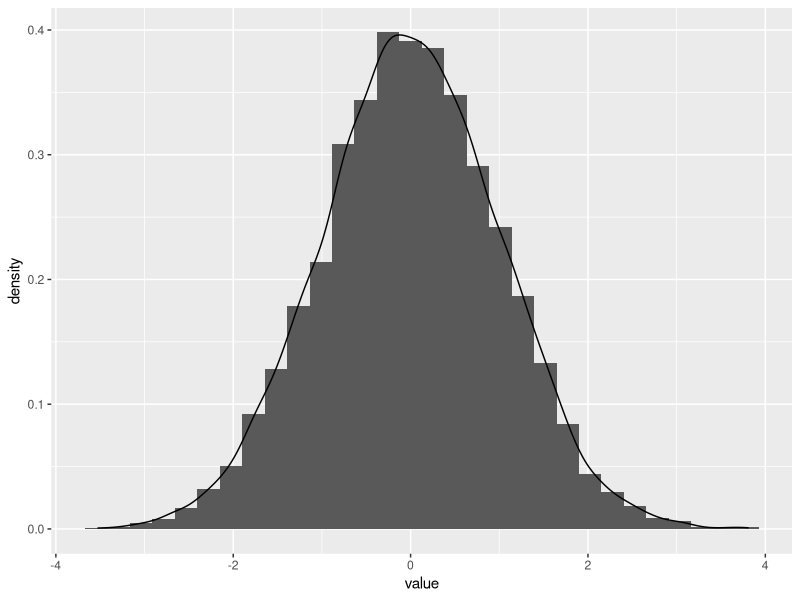
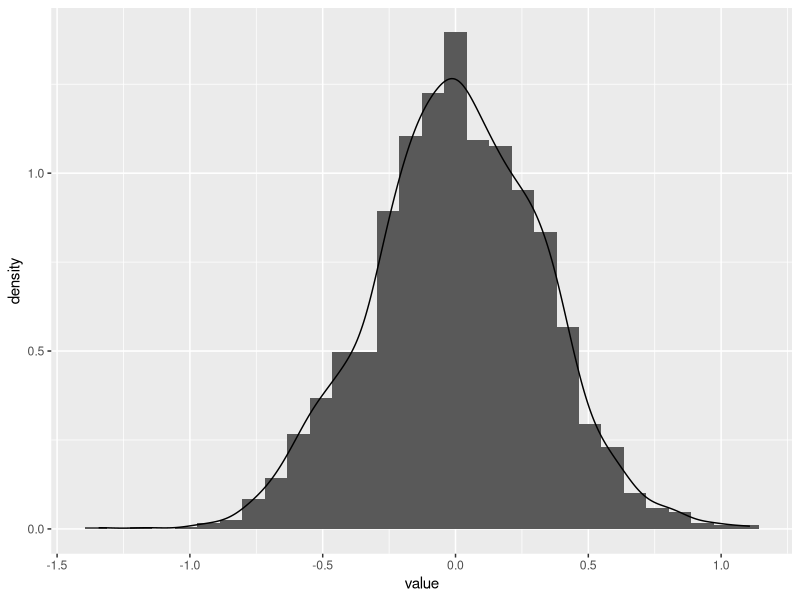
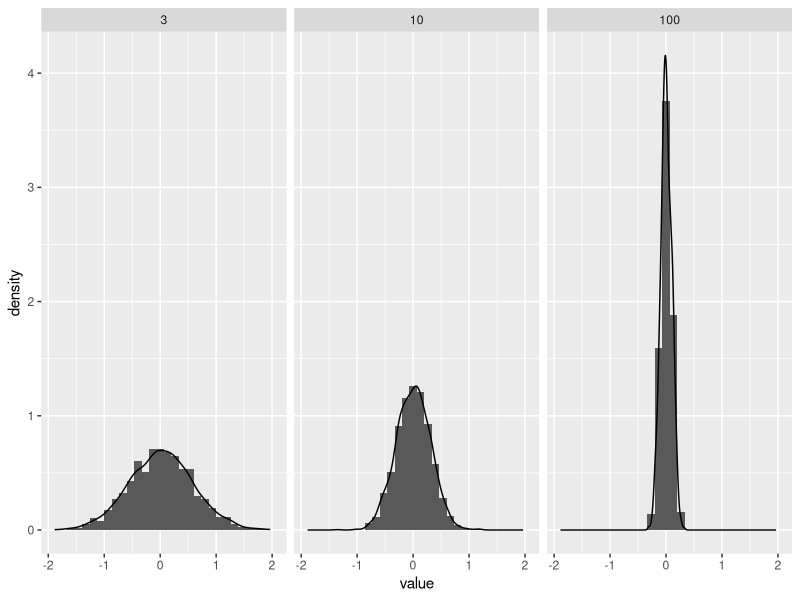
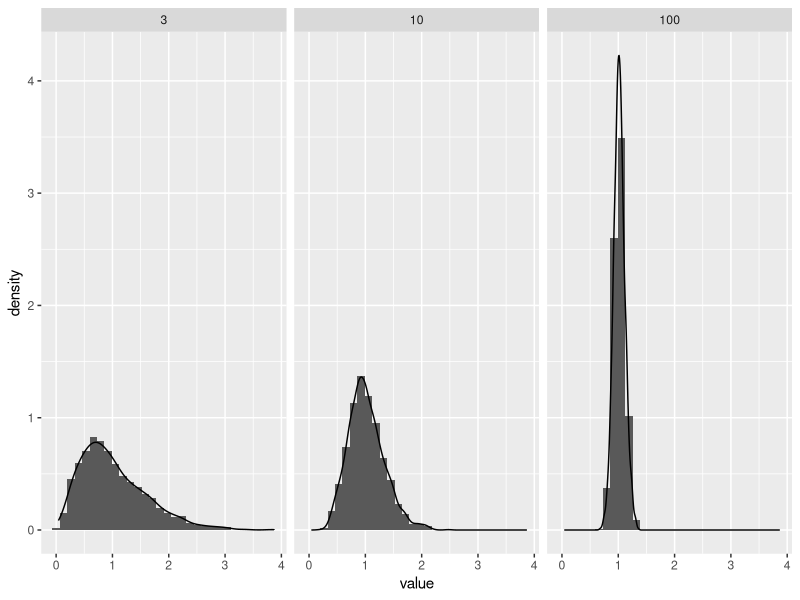
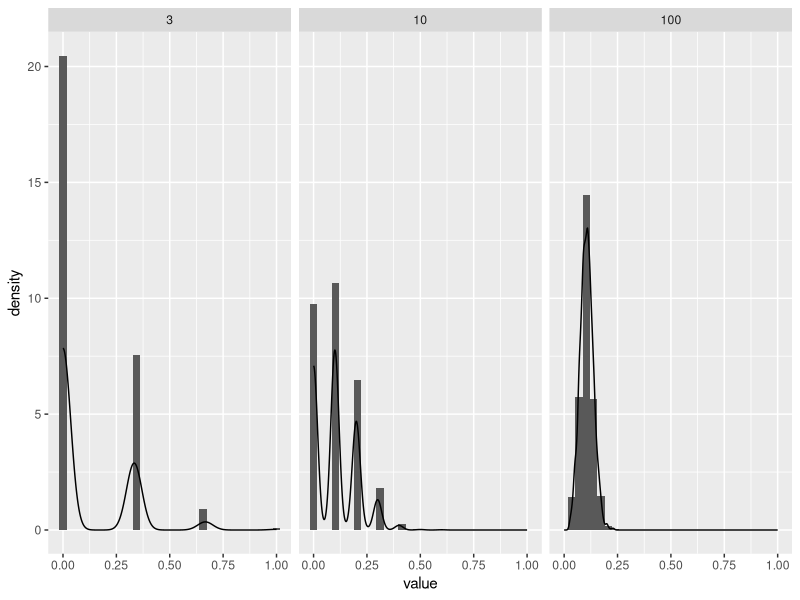

These figures' R source, in order:
## ---- chunk 1
knitr::opts_chunk$set(echo = TRUE)

library(tidyverse)
## ---- chunk 2
v <- seq(from = 1,to = 100,by = 2)
## ---- chunk 3
v <- as_tibble(v)
v <- 
  v %>% 
  filter(., value > 60) %>% 
  filter(., value < 100)
## ---- chunk 4
v %>% var(.)
## ---- chunk 5
df <- data.frame(c(2.27, 1.98, 1.69, 1.88, 1.64, 2.14), 
                 c(8.28, 8.04, 9.06, 8.7, 7.58, 8.34))
names(df) <- c("R", "H")

df$V <- 1/3 * pi * df$R^2 * df$H
## ---- chunk 6
x <- c(3.15, -0.55, -0.35, 0.16)
y <- c(2.93, -0.35, -0.25, -0.12)

X <- matrix(
  c(rep(1, 4), x),
  ncol = 2
)

solve((t(X) %*% X)) %*% (t(X) %*% matrix(y))


summary(lm(y ~ x))
lsfit(x, y)
## ---- chunk 7
library(MASS)

data("cats")
cats <- as_tibble(cats)
## ---- chunk 8
cats %>% count(Sex)
## ---- chunk 9
cats %>% 
  group_by(Sex) %>% 
  summarise(mean(Bwt))

cats %>% 
  group_by(Sex) %>% 
  summarise(sd(Bwt))
## ---- chunk 10
freqover2.5 <- 
  cats %>% 
  mutate(., Over2.5 = ifelse(Bwt > 2.5, T, F)) %>% 
  group_by(Sex) %>% 
  count(Over2.5) %>% 
  spread(., key = Over2.5, value = n) %>% 
  mutate(., Proportion = `TRUE` / sum(`TRUE`, `FALSE`))
## ---- chunk 11
catsM <- 
  cats %>% 
  filter(., Sex == "M") %>% 
  list(.)

catsF <- 
  cats %>% 
  filter(., Sex == "F") %>% 
  list(.)
## ---- chunk 12
set.seed(10)

obs <- 
  rnorm(10000) %>% 
  as_tibble(.)


ggplot(obs) + 
  geom_histogram(aes(x=value,y=..density..), position="identity") + 
  geom_density(aes(x=value,y=..density..))

clt <- vector("double", 2000)

for (i in 1:2000) {
clt[[i]] <- 
  obs %>%
  sample_n(10, replace = TRUE) %>% 
  summarise(mean = mean(value)) %>% 
  as.numeric()
}

clt <- 
  clt %>% as.tibble(.)
  
ggplot(clt) + 
  geom_histogram(aes(x=value,y=..density..), position="identity") + 
  geom_density(aes(x=value,y=..density..))

## ---- chunk 13
set.seed(10)
distributions <- 
  tribble(
    ~f, ~params,
    "rnorm", list(n = 10000),
    "rexp", list(n = 10000),
    "rbinom", list( n = 10000, size = 1, p = 0.1)
    )

distributions <- 
  distributions %>% 
  mutate(distr = invoke_map(f, params))

sampling <- function(df, n) {
  result <- vector("double", 2000)
  for(i in 1:2000) {
    result[[i]] <- 
      df %>%
      sample(n, replace = T) %>% 
      mean
  }
  return(result)
}


distributions <- 
distributions %>% 
  mutate(samp3 = map(.$distr, sampling, 3)) 

distributions <- 
distributions %>% 
  mutate(samp10 = map(.$distr, sampling, 10)) 

distributions <- 
distributions %>% 
  mutate(samp100 = map(.$distr, sampling, 100)) 


df <- 
  distributions %>% 
  .$samp3 %>% 
  as.data.frame()

names(df) <- c("rnorm","rexp","rbinom")

df <- gather(df)
df$n <- 3

df1 <- 
  distributions %>% 
  .$samp10 %>% 
  as.data.frame()

names(df1) <- c("rnorm","rexp","rbinom")
df1 <- gather(df1)
df1$n <- 10

df <- bind_rows(df,df1)

df1 <- 
  distributions %>% 
  .$samp100 %>% 
  as.data.frame()

names(df1) <- c("rnorm","rexp","rbinom")
df1 <- gather(df1)
df1$n <- 100

df <- bind_rows(df,df1)


df %>% 
  filter(key=="rnorm") %>% 
ggplot() + 
geom_histogram(aes(x=value,y=..density..), position="identity") + 
geom_density(aes(x=value,y=..density..)) +
facet_grid(.~n)


df %>% 
  filter(key=="rexp") %>% 
ggplot() + 
geom_histogram(aes(x=value,y=..density..), position="identity") + 
geom_density(aes(x=value,y=..density..)) +
facet_grid(.~n)

df %>% 
  filter(key=="rbinom") %>% 
ggplot() + 
geom_histogram(aes(x=value,y=..density..), position="identity") + 
geom_density(aes(x=value,y=..density..)) +
facet_grid(.~n)

